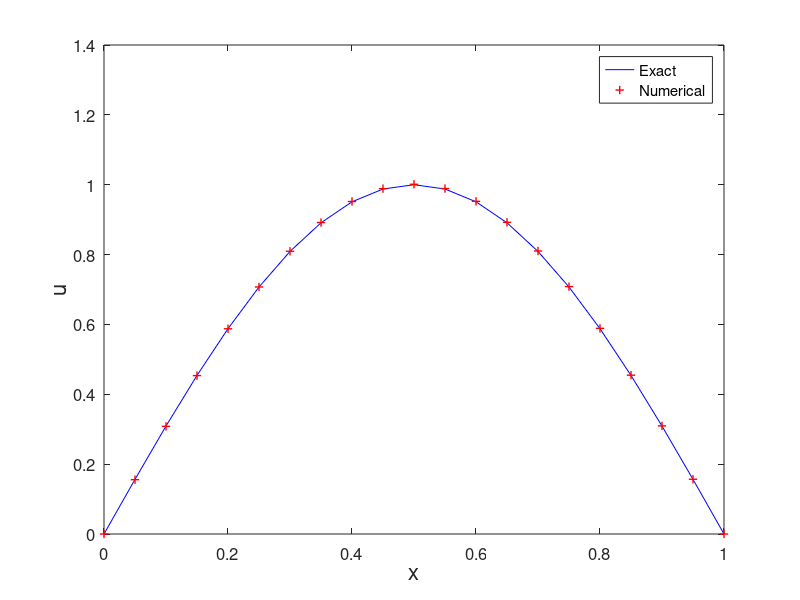

Write MATLAB code to recreate this figure.
% fdm1d2.m
% finite difference method for 1D problem
% -(xu')'+x*u'=pi^2*x*sin(pi*x)-pi*cos(pi*x)+pi*x*cos(pi*x) in [0,1]
% u(0)=0, u(1)=0 ;
% exact solution : u=sin(pi*x)
clear all; close all;
h=0.05;
x=0:h:1;
N=length(x)-1;
A=diag(2*x(2:N)./h^2)+diag(x(2:N-1)./(2*h)-(x(2:N-1)+0.5*h)./h^2,1)...
    +diag(-x(3:N)./(2*h)-(x(3:N)-0.5*h)./h^2,-1);
b=pi^2*x(2:N).*sin(pi*x(2:N))+pi*(x(2:N)-1).*cos(pi*x(2:N));
un=A\b';
un=[0;un;0];
ue=sin(pi*x');
plot(x,ue,'b-',x,un,'r+','LineWidth',1)
Error=max(abs(un-ue))
legend('Exact','Numerical','location','NorthEast')
%title('Finite Difference Method','fontsize',12)
set(gca,'fontsize',12)
xlabel('x','fontsize',16), ylabel('u','fontsize',16)

% print -dpng -r600 fdm1d2.png
% print -depsc2 fdm1d2.eps
